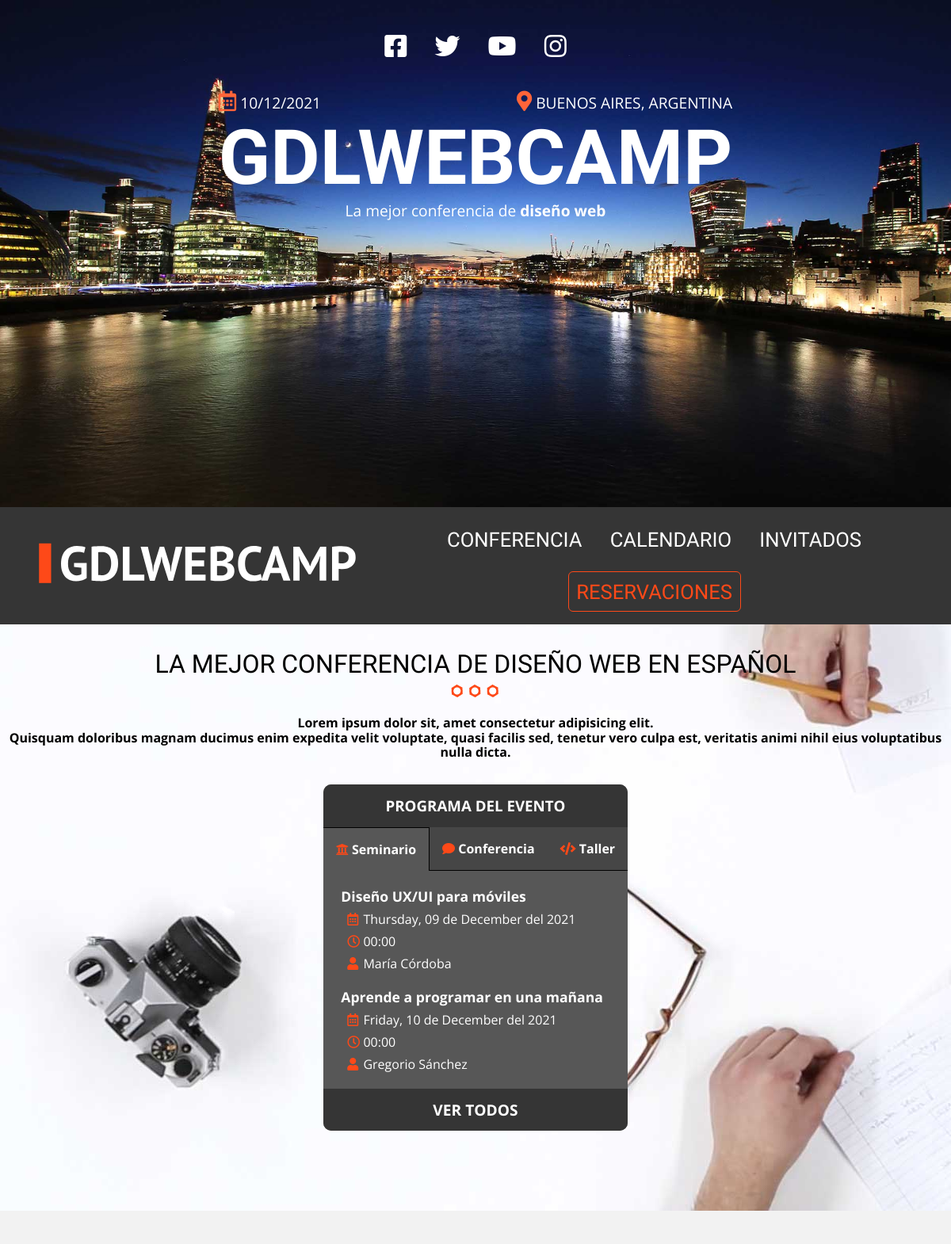
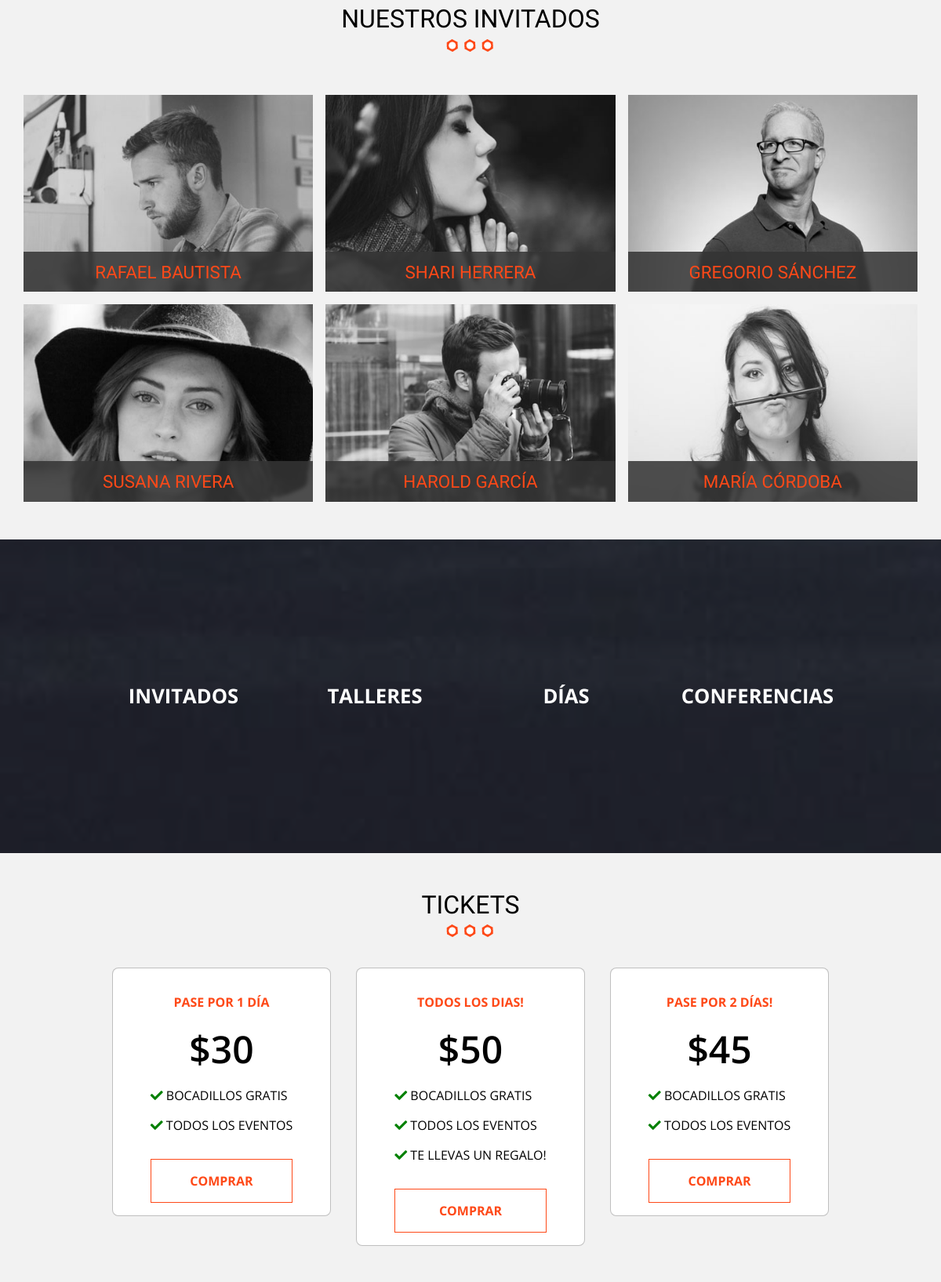
The page / (upper part) on the database its author committed (2 pictures, top to bottom).
### tables this page shows
CREATE TABLE categorias 
(
    id TINYINT NOT NULL AUTO_INCREMENT PRIMARY KEY,
    titulo VARCHAR(64) NOT NULL,
    icono VARCHAR(16) DEFAULT NULL
);

CREATE TABLE eventos 
(
    id TINYINT NOT NULL AUTO_INCREMENT PRIMARY KEY,
    titulo VARCHAR(64) NOT NULL,
    hora DATE NOT NULL,
    fechaId TINYINT,
    categoriaId TINYINT,
    invitadoId TINYINT,
    CONSTRAINT FK_fchEvento FOREIGN KEY (fechaId) REFERENCES fechas(id),
    CONSTRAINT FK_catEvento FOREIGN KEY (categoriaId) REFERENCES categorias(id),
    CONSTRAINT FK_invEvento FOREIGN KEY (invitadoId) REFERENCES invitados(id)
);

CREATE TABLE fechas
(
    id TINYINT NOT NULL AUTO_INCREMENT PRIMARY KEY,
    fecha DATE NOT NULL
);

CREATE TABLE invitados 
(
    id TINYINT NOT NULL AUTO_INCREMENT PRIMARY KEY,
    nombre VARCHAR(32) NOT NULL,
    apellido VARCHAR(32) NOT NULL,
    descripcion VARCHAR(144),
    img VARCHAR(50) DEFAULT NULL
);

CREATE TABLE tickets
(
    id TINYINT AUTO_INCREMENT PRIMARY KEY,
    precio DECIMAL(10,2) NOT NULL,
    nFechas TINYINT NOT NULL,
    beneficios VARCHAR(256)
);

### controllers/PublicController.php (called while the page is built, shortened)
<?php
class PublicController
{
    public static function index(Router $router)
    {
        $categories = Categoria::all();
        foreach($categories as $id => $category)
        {
            $events[$id] = Evento::queryEx("titulo, hora, fechaId, invitadoId", "WHERE categoriaId = ${id} LIMIT 2");
        }
        $router->render("public/index",
        [
            "load_file" => "colorbox",
            "categories" => Categoria::all(),
            "events" => $events,
            "guests" => Invitado::all(),
            "dates" => Fecha::all(),
            "tickets" => Ticket::all()
        ]);
    }
}

### public/index.php (called while the page is built, shortened)
<?php
$router = new Router();
$router->get("/", [PublicController::class, "index"]);
$router->get("/conferencia", [PublicController::class, "conferencia"]);
$router->get("/calendario", [PublicController::class, "calendario"]);
$router->get("/invitados", [PublicController::class, "invitados"]);
$router->get("/reservaciones", [PublicController::class, "reservaciones"]);
$router->post("/reservaciones", [PublicController::class, "reservaciones"]);
$router->checkRoutes();

### models/ActiveRecord.php (called while the page is built, shortened)
<?php
class ActiveRecord
{
    protected static $db;
    protected static $table = "";
    public static function setDB($database)
    {
        self::$db = $database;
    }
    public static function query($query)
    {
        $array = [];
        $result = self::$db->query($query);
        while($row = $result->fetch_assoc())
        {
            $array[$row["id"]] = $row;
        }
        return $array;
    }
    public static function queryEx($columns, $extra = "")
    {
        return self::query("SELECT id, ${columns} FROM " . static::$table . " ${extra}");
    }
    public static function all()
    {
        return self::query("SELECT * FROM " . static::$table);
    }
}

### views/public/_invitados.php (the view, shortened to what this page needs)
<div class="guests section">
    <?php foreach($guests as $guest): ?>
        <a href="#invitado<?php echo $guest["id"]; ?>" class="guest guest-info">
            <img src="/img/<?php echo $guest["img"]; ?>" alt="invitado <?php echo $guest["id"]; ?>" loading="lazy">
            <p><?php echo $guest["nombre"] . " " . $guest["apellido"]; ?></p>
        </a>
    <?php endforeach; ?>
</div>

### views/public/index.php (shortened to what this page needs)
<section class="program">
    <div class="program-h">
        <h2 class="section-h">La mejor conferencia de diseño web en español</h2>
        <p class="program-h__p">Lorem ipsum dolor sit, amet consectetur adipisicing elit. <br>Quisquam doloribus magnam ducimus enim expedita velit voluptate, quasi facilis sed, tenetur vero culpa est, veritatis animi nihil eius voluptatibus nulla dicta.</p>
        <div class="pcard">
            <h3 class="pcard-header">Programa del evento</h3>
            <div class="pcard-links">
                <?php foreach($categories as $category): ?>
                    <a href="#<?php echo $category["titulo"]; ?>">
                        <span class="color-orange fa <?php echo $category["icono"]; ?>"></span>
                        <?php echo $category["titulo"]; ?>
                    </a>
                <?php endforeach; ?>
            </div>
            <?php foreach($events as $categoryId => $event): ?>
                <div class="pcard-info" id="<?php echo $categories[$categoryId]["titulo"]; ?>">
                    <?php foreach($event as $info): ?>
                        <div>
                            <h4><?php echo $info["titulo"]; ?></h4>
                            <p><span class="far fa-calendar-alt color-orange" title="Fecha"></span> <?php echo utf8_encode(strftime("%A, %d de %B del %Y", strtotime($dates[$info["fechaId"]]["fecha"]))); ?></p>
                            <p><span class="far fa-clock color-orange" title="Horario"></span> <?php echo utf8_encode(strftime("%R", strtotime($info["hora"]))); ?></p>
                            <p><span class="fas fa-user color-orange" title="Invitado"></span> <?php echo $guests[$info["invitadoId"]]["nombre"] . " " . $guests[$info["invitadoId"]]["apellido"]; ?></p>
                        </div>
                    <?php endforeach; ?>
                </div>
            <?php endforeach; ?>
            <div class="pcard-button">
                <a href="/calendario">ver todos</a>
            </div>
        </div>
    </div>
</section>
<section class="container section">
    <h2 class="section-h">Nuestros invitados</h2>
    <?php
        include "_invitados.php";
    ?>
</section>
<div class="summary-hero section">
    <div class="container">
        <div class="summary">
            <div>
                <p class="summary-t">Invitados</p>
            </div>
            <div>
                <p class="summary-t">Talleres</p>
            </div>
            <div>
                <p class="summary-t">Días</p>
            </div>
            <div>
                <p class="summary-t">Conferencias</p>
            </div>
        </div>
    </div>
</div>
<section class="container section">
    <h2 class="section-h">Tickets</h2>
    <div class="tickets">
        <?php foreach($tickets as $ticket): ?>
            <a href="/reservaciones" target="_blank" class="ticket">
                <?php if($ticket["nFechas"] == 0): ?> <p class="ticket-header">Todos los dias!</p>
                <?php elseif($ticket["nFechas"] == 1): ?> <p class="ticket-header">Pase por 1 día</p>
                <?php else: ?> <p class="ticket-header">Pase por <?php echo $ticket["nFechas"]; ?> días!</p>
                <?php endif; ?>
                <h3 class="ticket-price">&dollar;<?php echo number_format($ticket["precio"]); ?></h3>
                <div class="ticket-benfs">
                    <?php foreach(json_decode($ticket["beneficios"]) as $ben): ?>
                        <p><span class="fas fa-check"></span> <?php echo $ben; ?></p>
                    <?php endforeach; ?>
                </div>
                <p class="ticket-button" href="/reservaciones" class="price-buy">Comprar</p>
            </a>
        <?php endforeach; ?>
    </div>
</section>

### public/css/layout.css (style rules this page uses)
html { box-sizing: border-box; }
*, *:before, *:after { box-sizing: inherit; }
body { background-color: #f2f2f2; font-family: 'Open Sans', sans-serif; }
.container { width: 95%; max-width: 75rem; margin: 0 auto; }
.section { margin-top: 3rem; margin-bottom: 3rem; }
h2 { font-family: 'Oswald', sans-serif; }
a { text-decoration: none; line-height: normal; }
.program { position: relative; overflow: hidden; }
.program-h { z-index: 1; position: absolute; width: 100%; height: 100%; }
.section-h { margin: 2rem 0 0; font-family: 'Oswald', sans-serif; font-size: 2rem; font-weight: normal; text-align: center; text-transform: uppercase; }
.section-h::after { content: ""; background-image: url("../img/separador.png"); display: block; margin: 0 auto; width: 100px; height: 30px; }
.program-h__p { font-weight: bold; text-align: center; }
.pcard { margin: 2rem auto; width: fit-content; color: white; background-color: #575757; border-radius: 10px; overflow: hidden; }
.pcard-header { margin: 0; padding: 1rem 0; background-color: #353535; text-align: center; text-transform: uppercase; }
.pcard-links { display: flex; justify-content: space-between; background-color: #464646; }
.pcard-links a { padding: 1rem; color: white; text-align: center; font-weight: bold; border-bottom: 1px solid black; transition: background-color .2s ease; }
.pcard-links .pcard-link__active { color: white; background-color: #575757; border: 1px solid black; border-bottom: none; }
.pcard-links .pcard-link__active:first-of-type { border-left: none; }
.pcard-info { padding: 1.4rem; }
.pcard-info > div:first-of-type { margin-bottom: 1.4rem; }
.pcard-info h4 { font-size: 1.1rem; margin: 0; }
.pcard-info p { margin: .6rem 0 0; padding-left: .5rem; }
.pcard-info p > span { width: 16px; height: 16px; }
.pcard-button { background-color: #353535; display: flex; justify-content: center; }
.pcard-button a { width: 100%; padding: .8rem 0; color: white; font-size: 1.2rem; font-weight: bold; text-align: center; text-transform: uppercase; transition: color .2s ease; }
.guests { display: grid; grid-template-columns: repeat(3, 1fr); gap: 1rem; }
.guest { position: relative; overflow: hidden; }
.guest img { width: 100%; height: 100%; min-width: 200px; filter: gray; -webkit-filter: grayscale(1); transition: all .3s ease; }
.guest p { position: absolute; bottom: 0; left: 0; background-color: #353535dc; margin: 0; padding: .8rem; width: 100%; color: #fe4918; font-family: 'Oswald', sans-serif; font-size: 1.4rem; text-transform: uppercase; backdrop-filter: blur(2px); }
.cboxElement { text-align: center; }
.summary-hero::before { content: ""; position: absolute; top: 0; left: 0; width: 100%; height: 100%; background-image: url("../img/bg-resumen.jpg"); background-size: cover; background-repeat: no-repeat; background-attachment: fixed; filter: brightness(.4); -webkit-filter: brightness(.4); }
.summary-hero { position: relative; height: 25rem; display: flex; align-items: center; }
.summary { position: relative; max-width: 60rem; margin: 2rem auto; display: grid; grid-template-columns: repeat(4, 1fr); gap: 1rem; text-align: center; }
.summary-t { margin: 0; color: white; font-size: 1.6rem; font-weight: bold; text-transform: uppercase; }
.tickets { margin-top: 2rem; margin-bottom: 2rem; display: flex; justify-content: center; align-items: flex-start; gap: 2rem; }
.ticket { padding: 2rem 3rem 1rem; background-color: white; color: black; max-width: max-content; overflow: hidden; border: 1px solid rgba(128, 128, 128, 0.5); border-radius: 8px; transition: all .2s ease; }
.ticket:not(.ticket-selected) { cursor: pointer; }
.ticket-header { margin: 0 0 1rem; color: #fe4918; font-weight: bold; text-align: center; text-transform: uppercase; }
.ticket-price { margin: 0; font-size: 3rem; font-weight: 600; text-align: center; }
.ticket-benfs { text-transform: uppercase; }
.ticket-benfs span { color: green; }
.ticket-button { margin: 2rem 0 0; padding: 1rem 0; width: 100%; background-color: white; color: #fe4918; font-weight: bold; text-align: center; text-transform: uppercase; border: 1px solid #fe4918; transition: background-color .2s ease, color .2s ease; }
.color-orange { color: #fe4918; }

### rows shown on the page
categorias: titulo "Seminario"
categorias: titulo "Conferencia"
categorias: titulo "Taller"
eventos: titulo "Diseño UX/UI para móviles", fechaId.fecha "Thursday, 09 de December del 2021", hora "00:00", invitadoId.nombre "María", invitadoId.apellido "Córdoba"
eventos: titulo "Aprende a programar en una mañana", fechaId.fecha "Friday, 10 de December del 2021", hora "00:00", invitadoId.nombre "Gregorio", invitadoId.apellido "Sánchez"
invitados: img (picture), nombre "RAFAEL", apellido "BAUTISTA"
invitados: img (picture), nombre "SHARI", apellido "HERRERA"
invitados: img (picture), nombre "GREGORIO", apellido "SÁNCHEZ"
invitados: img (picture), nombre "SUSANA", apellido "RIVERA"
invitados: img (picture), nombre "HAROLD", apellido "GARCÍA"
invitados: img (picture), nombre "MARÍA", apellido "CÓRDOBA"
tickets: nFechas "PASE POR 1 DÍA", precio "30", beneficios "BOCADILLOS GRATIS", beneficios "TODOS LOS EVENTOS"
tickets: nFechas "TODOS LOS DIAS!", precio "50", beneficios "BOCADILLOS GRATIS", beneficios "TODOS LOS EVENTOS", beneficios "TE LLEVAS UN REGALO!"
tickets: nFechas "2", precio "45", beneficios "BOCADILLOS GRATIS", beneficios "TODOS LOS EVENTOS"
